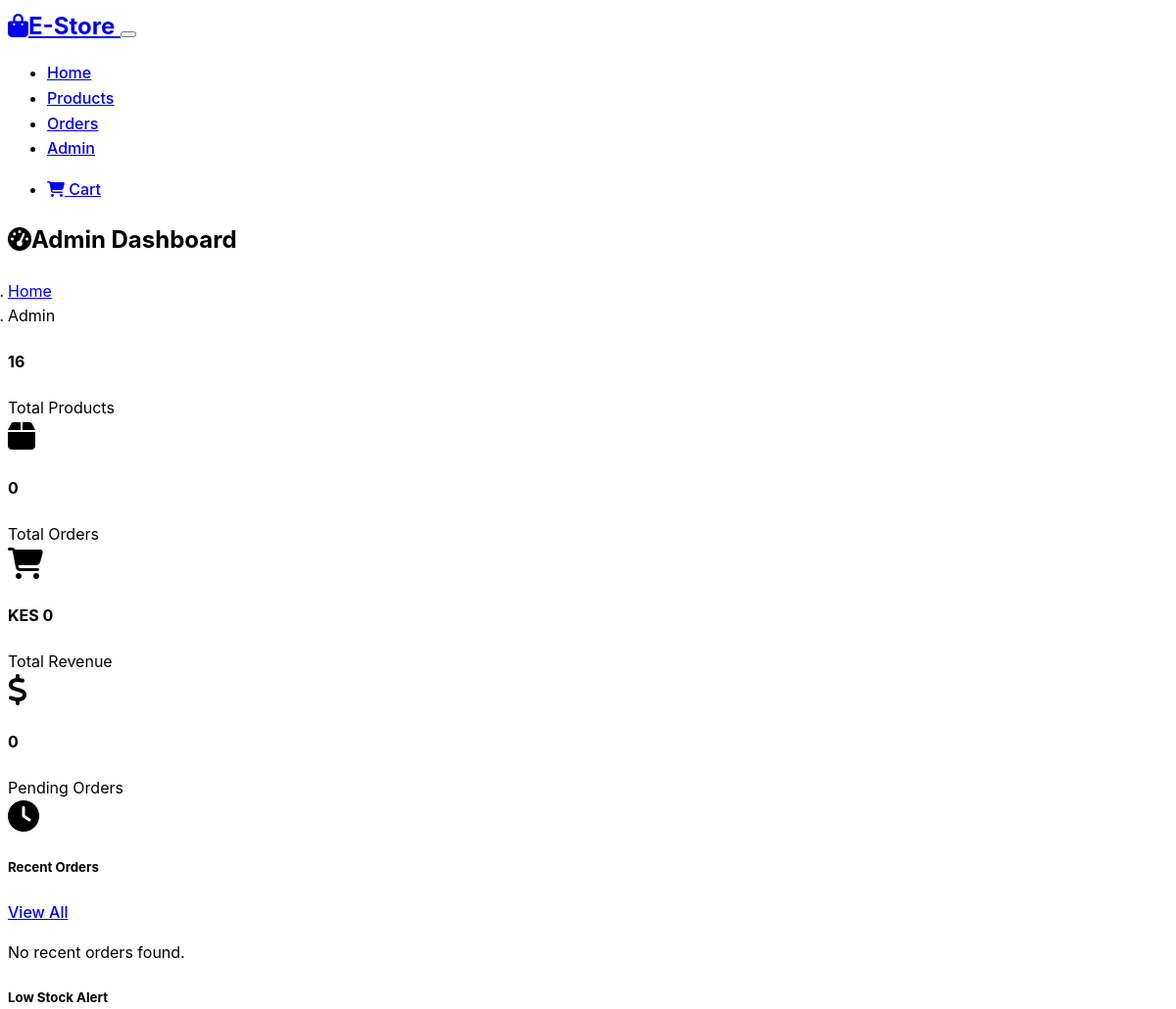
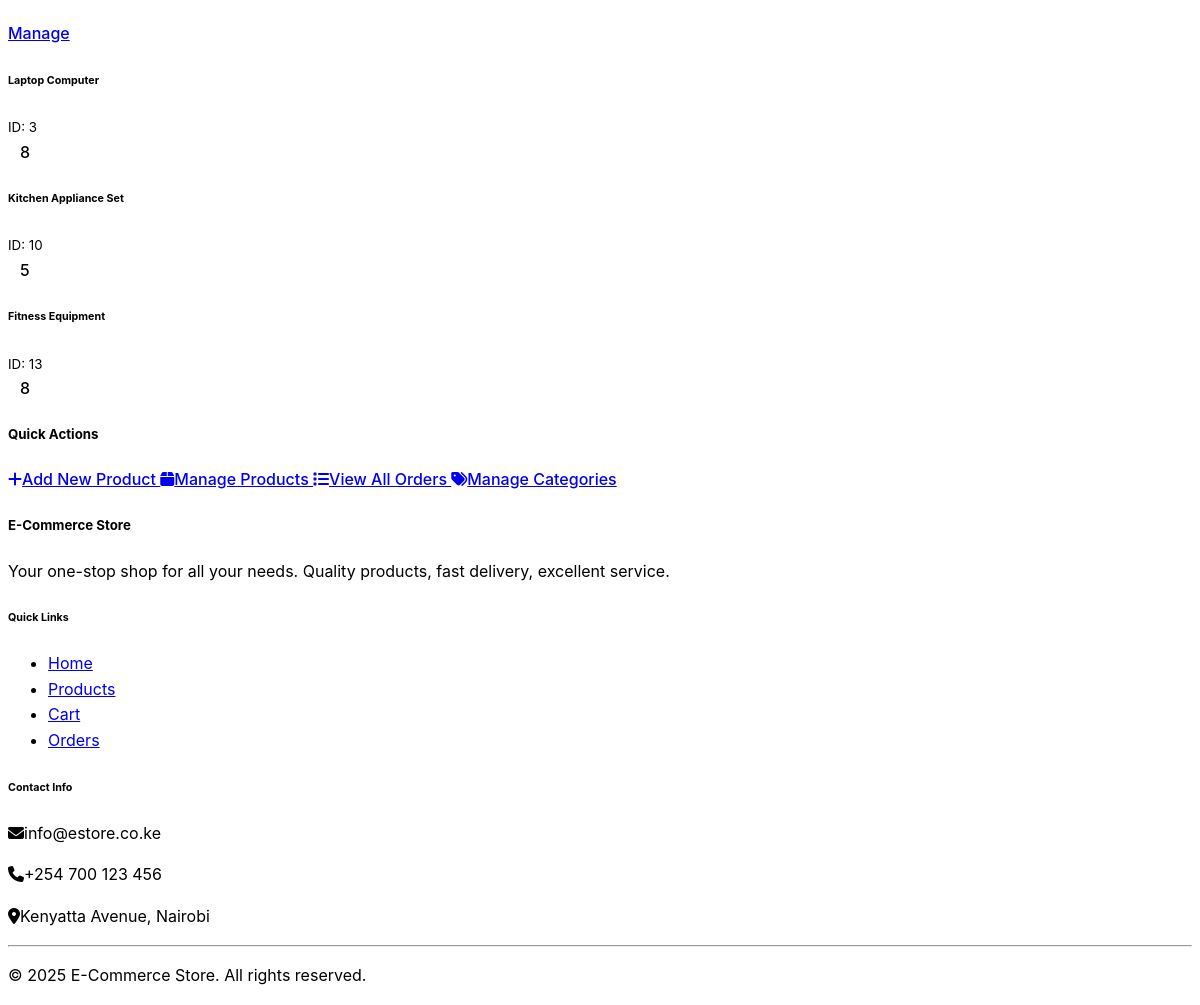
The page /admin on the database its author committed (2 pictures, top to bottom).
### models.py (models this page shows, shortened)
class Product(db.Model):
    id = db.Column(db.Integer, primary_key=True)
    name = db.Column(db.String(200), nullable=False)
    description = db.Column(db.Text)
    price = db.Column(db.Numeric(10, 2), nullable=False)
    image_url = db.Column(db.String(500))
    stock_quantity = db.Column(db.Integer, default=0)
    category_id = db.Column(db.Integer, db.ForeignKey('category.id'), nullable=False)
    is_active = db.Column(db.Boolean, default=True)
    created_at = db.Column(db.DateTime, default=datetime.utcnow)
    updated_at = db.Column(db.DateTime, default=datetime.utcnow, onupdate=datetime.utcnow)

### admin.py (the view)
@app.route('/admin')
@admin_required
def admin_dashboard():
    total_products = Product.query.count()
    total_orders = Order.query.count()
    total_revenue = db.session.query(db.func.sum(Order.total_amount)).filter_by(status='confirmed').scalar() or 0
    pending_orders = Order.query.filter_by(status='pending').count()
    recent_orders = Order.query.order_by(Order.created_at.desc()).limit(5).all()
    low_stock_products = Product.query.filter(Product.stock_quantity < 10).limit(5).all()
    stats = {
        'total_products': total_products,
        'total_orders': total_orders,
        'total_revenue': float(total_revenue),
        'pending_orders': pending_orders
    }
    return render_template('admin/dashboard.html',
                         stats=stats,
                         recent_orders=recent_orders,
                         low_stock_products=low_stock_products)

### admin.py (called while the page is built)
def admin_required(f):
    @wraps(f)
    def decorated_function(*args, **kwargs):
        return f(*args, **kwargs)
    return decorated_function

### app.py (called while the page is built)
@app.template_filter('currency')
def currency_format(amount):
    return f"KES {amount:,.0f}"

### routes.py (called while the page is built)
@app.context_processor
def inject_cart_info():
    cart_items = session.get('cart', [])
    return {
        'cart_item_count': get_cart_item_count(cart_items),
        'cart_total': calculate_cart_total(cart_items)
    }

### utils.py (called while the page is built)
def calculate_cart_total(cart_items):
    total = 0
    for item in cart_items:
        total += item['price'] * item['quantity']
    return total

def get_cart_item_count(cart_items):
    return sum(item['quantity'] for item in cart_items)

### templates/admin/dashboard.html (shortened to what this page needs)
{% extends "base.html" %}
{% block content %}
<div class="d-flex justify-content-between align-items-center mb-4">
    <h2><i class="fas fa-tachometer-alt me-2"></i>Admin Dashboard</h2>
    <nav>
        <ol class="breadcrumb">
            <li class="breadcrumb-item"><a href="{{ url_for('index') }}">Home</a></li>
            <li class="breadcrumb-item active">Admin</li>
        </ol>
    </nav>
</div>
<div class="row mb-4">
    <div class="col-lg-3 col-md-6 mb-3">
        <div class="card bg-primary text-white">
            <div class="card-body">
                <div class="d-flex justify-content-between">
                    <div>
                        <h4>{{ stats.total_products }}</h4>
                        <span>Total Products</span>
                    </div>
                    <i class="fas fa-box fa-2x opacity-75"></i>
                </div>
            </div>
        </div>
    </div>
    <div class="col-lg-3 col-md-6 mb-3">
        <div class="card bg-success text-white">
            <div class="card-body">
                <div class="d-flex justify-content-between">
                    <div>
                        <h4>{{ stats.total_orders }}</h4>
                        <span>Total Orders</span>
                    </div>
                    <i class="fas fa-shopping-cart fa-2x opacity-75"></i>
                </div>
            </div>
        </div>
    </div>
    <div class="col-lg-3 col-md-6 mb-3">
        <div class="card bg-info text-white">
            <div class="card-body">
                <div class="d-flex justify-content-between">
                    <div>
                        <h4>{{ stats.total_revenue|currency }}</h4>
                        <span>Total Revenue</span>
                    </div>
                    <i class="fas fa-dollar-sign fa-2x opacity-75"></i>
                </div>
            </div>
        </div>
    </div>
    <div class="col-lg-3 col-md-6 mb-3">
        <div class="card bg-warning text-white">
            <div class="card-body">
                <div class="d-flex justify-content-between">
                    <div>
                        <h4>{{ stats.pending_orders }}</h4>
                        <span>Pending Orders</span>
                    </div>
                    <i class="fas fa-clock fa-2x opacity-75"></i>
                </div>
            </div>
        </div>
    </div>
</div>
<div class="row">
    <div class="col-lg-8 mb-4">
        <div class="card">
            <div class="card-header d-flex justify-content-between align-items-center">
                <h5 class="mb-0">Recent Orders</h5>
                <a href="{{ url_for('admin_orders') }}" class="btn btn-outline-primary btn-sm">View All</a>
            </div>
            <div class="card-body">
                {% if recent_orders %}
                <div class="table-responsive">
                    <table class="table table-hover">
                        <thead>
                            <tr>
                                <th>Order #</th>
                                <th>Customer</th>
                                <th>Total</th>
                                <th>Status</th>
                                <th>Date</th>
                                <th>Actions</th>
                            </tr>
                        </thead>
                        <tbody>
                            {% for order in recent_orders %}
                            <tr>
                                <td>{{ order.order_number }}</td>
                                <td>{{ order.customer_name }}</td>
                                <td class="text-success">{{ order.total_amount|currency }}</td>
                                <td>
                                    <span class="badge {% if order.status == 'pending' %}bg-warning{% elif order.status == 'confirmed' %}bg-info{% elif order.status == 'shipped' %}bg-primary{% elif order.status == 'delivered' %}bg-success{% else %}bg-secondary{% endif %}">
                                        {{ order.status.title() }}
                                    </span>
                                </td>
                                <td>{{ order.created_at.strftime('%m/%d/%Y') }}</td>
                                <td>
                                    {% if order.status == 'pending' %}
                                    <a href="{{ url_for('admin_update_order_status', id=order.id, status='confirmed') }}"
                                       class="btn btn-success btn-sm">Confirm</a>
                                    {% elif order.status == 'confirmed' %}
                                    <a href="{{ url_for('admin_update_order_status', id=order.id, status='shipped') }}"
                                       class="btn btn-primary btn-sm">Ship</a>
                                    {% endif %}
                                </td>
                            </tr>
                            {% endfor %}
                        </tbody>
                    </table>
                </div>
                {% else %}
                <p class="text-muted text-center">No recent orders found.</p>
                {% endif %}
            </div>
        </div>
    </div>
    <div class="col-lg-4">
        <div class="card">
            <div class="card-header d-flex justify-content-between align-items-center">
                <h5 class="mb-0">Low Stock Alert</h5>
                <a href="{{ url_for('admin_products') }}" class="btn btn-outline-primary btn-sm">Manage</a>
            </div>
            <div class="card-body">
                {% if low_stock_products %}
                {% for product in low_stock_products %}
                <div class="d-flex justify-content-between align-items-center py-2 {% if not loop.last %}border-bottom{% endif %}">
                    <div>
                        <h6 class="mb-0">{{ product.name }}</h6>
                        <small class="text-muted">ID: {{ product.id }}</small>
                    </div>
                    <span class="badge {% if product.stock_quantity == 0 %}bg-danger{% elif product.stock_quantity < 5 %}bg-warning{% else %}bg-info{% endif %}">
                        {{ product.stock_quantity }}
                    </span>
                </div>
                {% endfor %}
                {% else %}
                <p class="text-muted text-center">All products are well-stocked!</p>
                {% endif %}
            </div>
        </div>
        <div class="card mt-3">
            <div class="card-header">
                <h5 class="mb-0">Quick Actions</h5>
            </div>
            <div class="card-body">
                <div class="d-grid gap-2">
                    <a href="{{ url_for('admin_add_product') }}" class="btn btn-success">
                        <i class="fas fa-plus me-2"></i>Add New Product
                    </a>
                    <a href="{{ url_for('admin_products') }}" class="btn btn-primary">
                        <i class="fas fa-box me-2"></i>Manage Products
                    </a>
                    <a href="{{ url_for('admin_orders') }}" class="btn btn-info">
                        <i class="fas fa-list me-2"></i>View All Orders
                    </a>
                    <a href="{{ url_for('admin_categories') }}" class="btn btn-outline-primary">
                        <i class="fas fa-tags me-2"></i>Manage Categories
                    </a>
                </div>
            </div>
        </div>
    </div>
</div>
{% endblock %}

### templates/base.html (shortened to what this page needs)
<!DOCTYPE html>
<html lang="en" data-bs-theme="dark">
<head>
    <link href="https://cdn.replit.com/agent/bootstrap-agent-dark-theme.min.css" rel="stylesheet">
    <link rel="stylesheet" href="https://cdnjs.cloudflare.com/ajax/libs/font-awesome/6.4.0/css/all.min.css">
    <link rel="stylesheet" href="{{ url_for('static', filename='css/custom.css') }}">
</head>
<body>
    <nav class="navbar navbar-expand-lg navbar-dark bg-dark fixed-top">
        <div class="container">
            <a class="navbar-brand fw-bold" href="{{ url_for('index') }}">
                <i class="fas fa-shopping-bag me-2"></i>E-Store
            </a>
            <button class="navbar-toggler" type="button" data-bs-toggle="collapse" data-bs-target="#navbarNav">
            </button>
            <div class="collapse navbar-collapse" id="navbarNav">
                <ul class="navbar-nav me-auto">
                    <li class="nav-item">
                        <a class="nav-link" href="{{ url_for('index') }}">Home</a>
                    </li>
                    <li class="nav-item">
                        <a class="nav-link" href="{{ url_for('products') }}">Products</a>
                    </li>
                    <li class="nav-item">
                        <a class="nav-link" href="{{ url_for('orders') }}">Orders</a>
                    </li>
                    <li class="nav-item">
                        <a class="nav-link" href="{{ url_for('admin_dashboard') }}">Admin</a>
                    </li>
                </ul>
                <ul class="navbar-nav">
                    <li class="nav-item">
                        <a class="nav-link position-relative" href="{{ url_for('cart') }}">
                            <i class="fas fa-shopping-cart"></i>
                            Cart
                        </a>
                    </li>
                </ul>
            </div>
        </div>
    </nav>
    <main class="container mt-5 pt-4">
        {% block content %}{% endblock %}
    </main>
    <footer class="bg-dark text-light py-5 mt-5">
        <div class="container">
            <div class="row">
                <div class="col-md-6">
                    <h5>E-Commerce Store</h5>
                    <p>Your one-stop shop for all your needs. Quality products, fast delivery, excellent service.</p>
                </div>
                <div class="col-md-3">
                    <h6>Quick Links</h6>
                    <ul class="list-unstyled">
                        <li><a href="{{ url_for('index') }}" class="text-light text-decoration-none">Home</a></li>
                        <li><a href="{{ url_for('products') }}" class="text-light text-decoration-none">Products</a></li>
                        <li><a href="{{ url_for('cart') }}" class="text-light text-decoration-none">Cart</a></li>
                        <li><a href="{{ url_for('orders') }}" class="text-light text-decoration-none">Orders</a></li>
                    </ul>
                </div>
                <div class="col-md-3">
                    <h6>Contact Info</h6>
                    <p class="mb-1"><i class="fas fa-envelope me-2"></i>info@estore.co.ke</p>
                    <p class="mb-1"><i class="fas fa-phone me-2"></i>+254 700 123 456</p>
                    <p><i class="fas fa-map-marker-alt me-2"></i>Kenyatta Avenue, Nairobi</p>
                </div>
            </div>
            <hr>
            <div class="text-center">
                <p>&copy; 2025 E-Commerce Store. All rights reserved.</p>
            </div>
        </div>
    </footer>
</body>
</html>

### static/css/custom.css (style rules this page uses)
:root { --bs-border-radius: 0.5rem; --product-image-height: 200px; --card-hover-shadow: 0 0.5rem 1rem rgba(0, 0, 0, 0.3); }
body { font-family: -apple-system, BlinkMacSystemFont, "Segoe UI", Roboto, "Helvetica Neue", Arial, sans-serif; line-height: 1.6; }
.navbar-brand { font-size: 1.5rem; font-weight: 700; }
.navbar-nav .nav-link { font-weight: 500; transition: color 0.3s ease; }
.btn { font-weight: 500; transition: all 0.3s ease; }
.badge { font-weight: 500; padding: 0.5rem 0.75rem; }
.breadcrumb { background-color: transparent; padding: 0; margin-bottom: 0; }
.breadcrumb-item + .breadcrumb-item::before { color: var(--bs-secondary); }
footer { margin-top: auto; }

### rows shown on the page
Product: name "Laptop Computer", id "3", stock_quantity "8"
Product: name "Kitchen Appliance Set", id "10", stock_quantity "5"
Product: name "Fitness Equipment", id "13", stock_quantity "8"

### other values the page prints
{{ stats.total_products }} "16"
{{ stats.total_orders }} "0"
{{ stats.total_revenue|currency }} "KES 0"
{{ stats.pending_orders }} "0"
